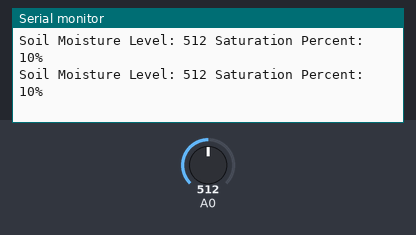
Recording of a program running on a simulated Arduino Uno, built with avr-gcc and run on an emulated ATmega328P. Parts: the last lines printed to the serial monitor. The inputs (shaded band) are chosen by the test bench; at power-on: A0 = 512.

Above: at 4.2 s.
4.3 s: A0 set to 511
At 4.38 s:
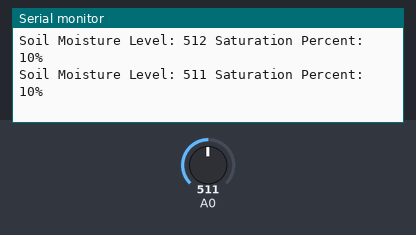
7.3 s: A0 set to 525
At 7.35 s:
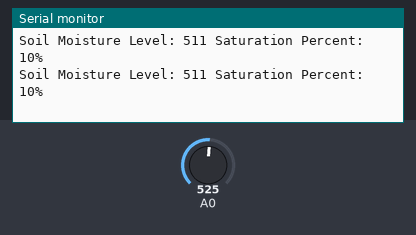
16.3 s: A0 set to 111
At 16.32 s:
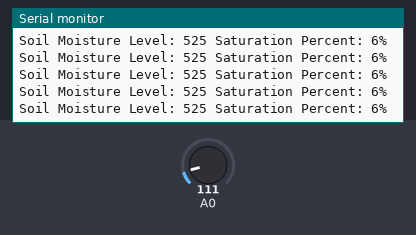
19.3 s: A0 set to 92
At 19.33 s:
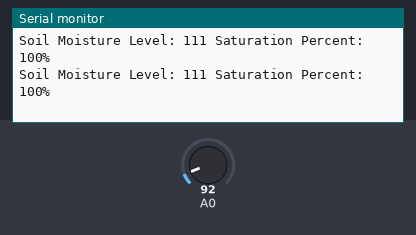
Timing chart, 0 to 22.3 s (numbered marks = the images above; inputs shaded):
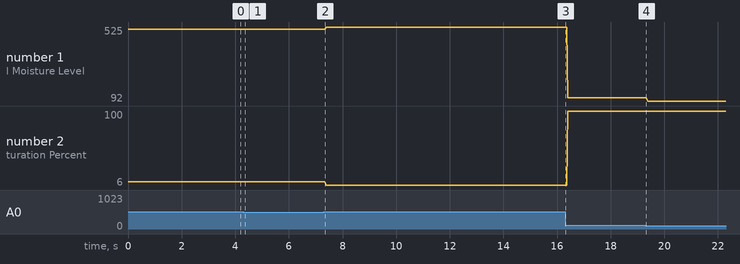

The program:

main.cpp
```cpp
#include <Arduino.h>
#include "SoilSensor.h"

const int moistureDataPin = 0;
const int AMBIENT_MOISTURE_LEVEL = 547; // device's reference for zero moisture
const int WATER_MOISTURE_LEVEL = 214; // device's reference for full moisture
int moistureSensorReading = 0;
int soilMoisturePercent = 0;

SoilSensor soilSensor(moistureDataPin, AMBIENT_MOISTURE_LEVEL, WATER_MOISTURE_LEVEL);

void setup(void) {
  Serial.begin(9600);
}

void loop(void) {

  moistureSensorReading = soilSensor.GetMoistureReading();
  soilMoisturePercent = soilSensor.GetMoisturePercent();

  if (soilMoisturePercent >= 100) {
    soilMoisturePercent = 100;
  }
  else if (soilMoisturePercent <= 0)
  {
    soilMoisturePercent = 0;
  }

  Serial.print("Soil Moisture Level: ");
  Serial.print(moistureSensorReading);
  Serial.print(" Saturation Percent: ");
  Serial.print(soilMoisturePercent);
  Serial.println("%");
}
```

Measured:
- after the input at 4.3 s, the serial monitor: prints a new line after 0.07 s (image 1)
- plotted number 1: 512 → 511 after the input at 4.3 s, 511 → 525 after the input at 7.3 s, 525 → 111 after the input at 16.3 s, 111 → 92 after the input at 19.3 s
- plotted number 2: 10 → 6 after the input at 7.3 s, 6 → 100 after the input at 16.3 s
